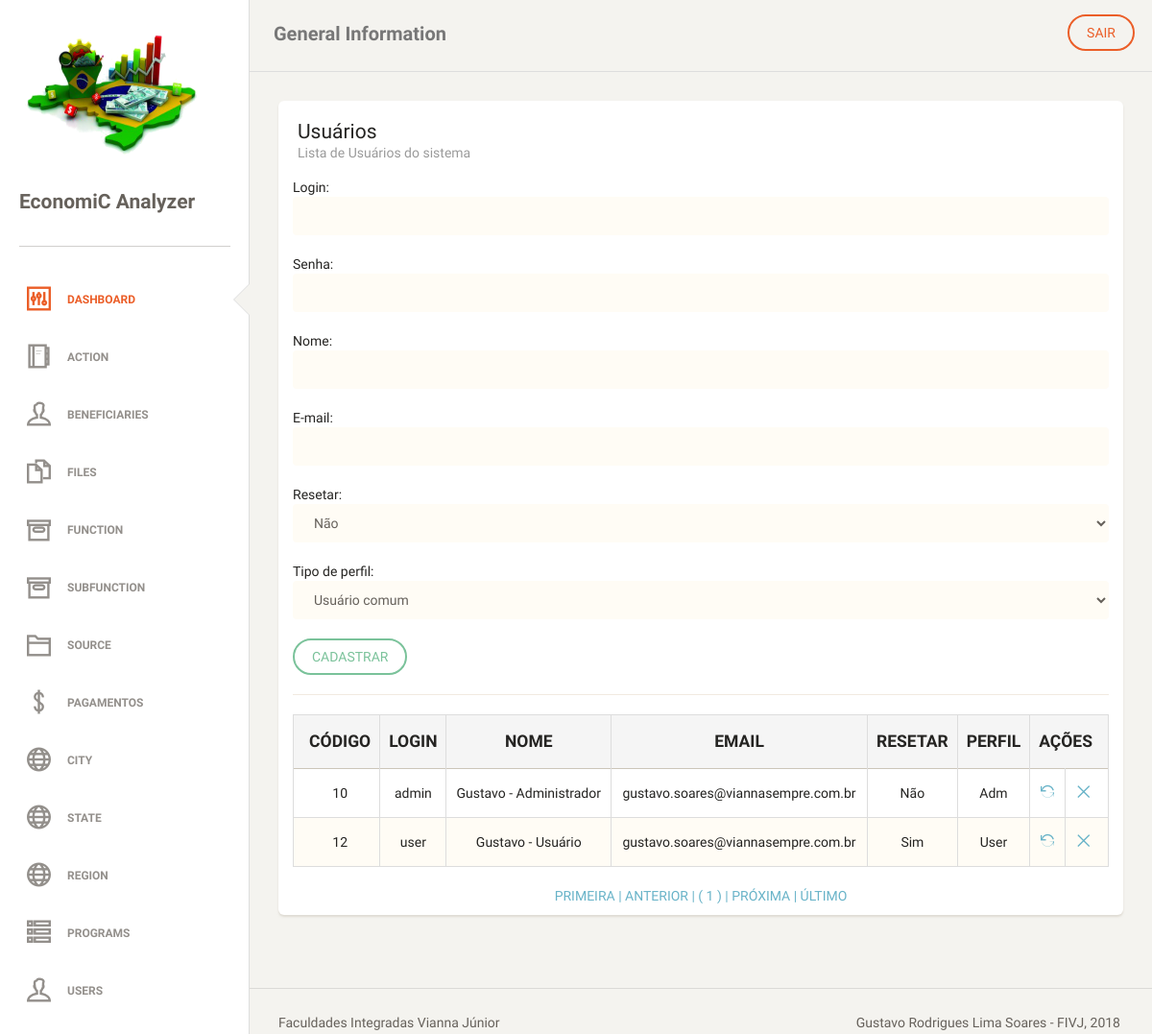
Page /users.php (signed in) on the committed database.
### tables this page shows
CREATE TABLE `tb_user` (
  `iduser` int(11) NOT NULL AUTO_INCREMENT,
  `login` varchar(255) DEFAULT NULL,
  `senha` varchar(255) DEFAULT NULL,
  `nome` varchar(255) DEFAULT NULL,
  `email` varchar(255) DEFAULT NULL,
  `resetar` tinyint(4) DEFAULT NULL,
  `perfil` tinyint(4) DEFAULT NULL,
  PRIMARY KEY (`iduser`)
);

### dao/userDAO.php (the view, shortened to what this page needs)
<?php
require_once "db/conexao.php";
class userDAO
{
    public function tabelapaginada()
    {
        global $pdo;
        $endereco = $_SERVER ['PHP_SELF'];
        $pagina_atual = (isset($_GET['page']) && is_numeric($_GET['page'])) ? $_GET['page'] : 1;
        $linha_inicial = ($pagina_atual - 1) * QTDE_REGISTROS;
        $sql = "SELECT iduser, login, senha, nome, email, resetar, perfil FROM tb_user LIMIT {$linha_inicial}, " . QTDE_REGISTROS;
        $statement = $pdo->prepare($sql);
        $statement->execute();
        $dados = $statement->fetchAll(PDO::FETCH_OBJ);
        $sqlContador = "SELECT COUNT(*) AS total_registros FROM tb_user";
        $statement = $pdo->prepare($sqlContador);
        $statement->execute();
        $valor = $statement->fetch(PDO::FETCH_OBJ);
        $primeira_pagina = 1;
        $ultima_pagina = ceil($valor->total_registros / QTDE_REGISTROS);
        $pagina_anterior = ($pagina_atual > 1) ? $pagina_atual - 1 : 0;
        $proxima_pagina = ($pagina_atual < $ultima_pagina) ? $pagina_atual + 1 : 0;
        $range_inicial = (($pagina_atual - RANGE_PAGINAS) >= 1) ? $pagina_atual - RANGE_PAGINAS : 1;
        $range_final = (($pagina_atual + RANGE_PAGINAS) <= $ultima_pagina) ? $pagina_atual + RANGE_PAGINAS : $ultima_pagina;
        $exibir_botao_inicio = ($range_inicial < $pagina_atual) ? 'mostrar' : 'esconder';
        $exibir_botao_final = ($range_final > $pagina_atual) ? 'mostrar' : 'esconder';
        if (!empty($dados)):
            echo "
     <table class='table table-striped table-bordered'>
     <thead>
       <tr style='text-transform: uppercase;' class='active'>
        <th style='text-align: center; font-weight: bolder;'>Código</th>
        <th style='text-align: center; font-weight: bolder;'>Login</th>
        <th style='text-align: center; font-weight: bolder;'>Nome</th>
        <th style='text-align: center; font-weight: bolder;'>Email</th>
        <th style='text-align: center; font-weight: bolder;'>Resetar</th>
        <th style='text-align: center; font-weight: bolder;'>Perfil</th>";
        if($_SESSION['perfil'] == 0){
            echo "<th style='text-align: center; font-weight: bolder;' colspan='2'>Ações</th>";
        }
       echo "</tr>
     </thead>
     <tbody>";
            foreach ($dados as $var):
                echo "<tr>
        <td style='text-align: center'>$var->iduser</td>
        <td style='text-align: center'>$var->login</td>
        <td style='text-align: center'>$var->nome</td>
        <td style='text-align: center'>$var->email</td>
        <td style='text-align: center'>";
            echo ($var->resetar == 0)? "Não" : "Sim";
        echo "</td>
        <td style='text-align: center'>";
           echo ($var->perfil == 0)? "Adm" : "User";
        if($_SESSION['perfil'] == 0){
            echo "</td>
            <td style='text-align: center'><a href='?act=upd&id=$var->iduser' title='Alterar'><i class='ti-reload'></i></a></td>
            <td style='text-align: center'><a href='?act=del&id=$var->iduser' title='Remover'><i class='ti-close'></i></a></td>
            </tr>";
        }else{
            echo "</tr>";
        }
            endforeach;
            echo "
</tbody>
     </table>
     <div class='box-paginacao' style='text-align: center'>
       <a class='box-navegacao  $exibir_botao_inicio' href='$endereco?page=$primeira_pagina' title='Primeira Página'> PRIMEIRA  |</a>
       <a class='box-navegacao  $exibir_botao_inicio' href='$endereco?page=$pagina_anterior' title='Página Anterior'> ANTERIOR  |</a>
";
            for ($i = $range_inicial; $i <= $range_final; $i++):
                $destaque = ($i == $pagina_atual) ? 'destaque' : '';
                echo "<a class='box-numero $destaque' href='$endereco?page=$i'> ( $i ) </a>";
            endfor;
            echo "<a class='box-navegacao $exibir_botao_final' href='$endereco?page=$proxima_pagina' title='Próxima Página'>| PRÓXIMA  </a>
                  <a class='box-navegacao $exibir_botao_final' href='$endereco?page=$ultima_pagina'  title='Última Página'>| ÚLTIMO  </a>
     </div>";
        else:
            echo "<p class='bg-danger'>Nenhum registro foi encontrado!</p>
     ";
        endif;
    }
}

### rows in the picture
tb_user: iduser "10", login "admin", nome "Gustavo - Administrador", email "gustavo.soares@viannasempre.com.br", resetar "Não", perfil "Adm"
tb_user: iduser "12", login "user", nome "Gustavo - Usuário", email "gustavo.soares@viannasempre.com.br", resetar "Sim", perfil "User"
